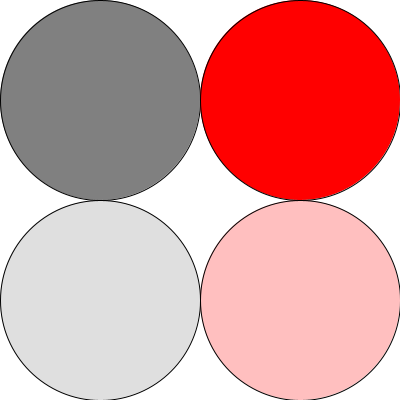
Frame 1 (no input)
Frame 2 (the mouse pressed at the canvas centre, redrawn once): identical to frame 1, image omitted

The Processing sketch that drew this single still picture (run headless with seeded random() and noise(); the mouse was pressed at the canvas centre and the sketch redrawn once):

// Processing sketch: color
// ── color.pde
// Spencer Mathews, April 2016
// Demonstrate basic use of color
// #color

void setup() {
  size(400, 400);
  noLoop();  // use noLoop() when there is no animation
}

void draw() {
  background(255);

  fill(128);
  ellipse(100, 100, 200, 200);
  fill(255, 0, 0);
  ellipse(300, 100, 200, 200);
  fill(128, 64);
  ellipse(100, 300, 200, 200);
  fill(255, 0, 0, 64);
  ellipse(300, 300, 200, 200);
}
